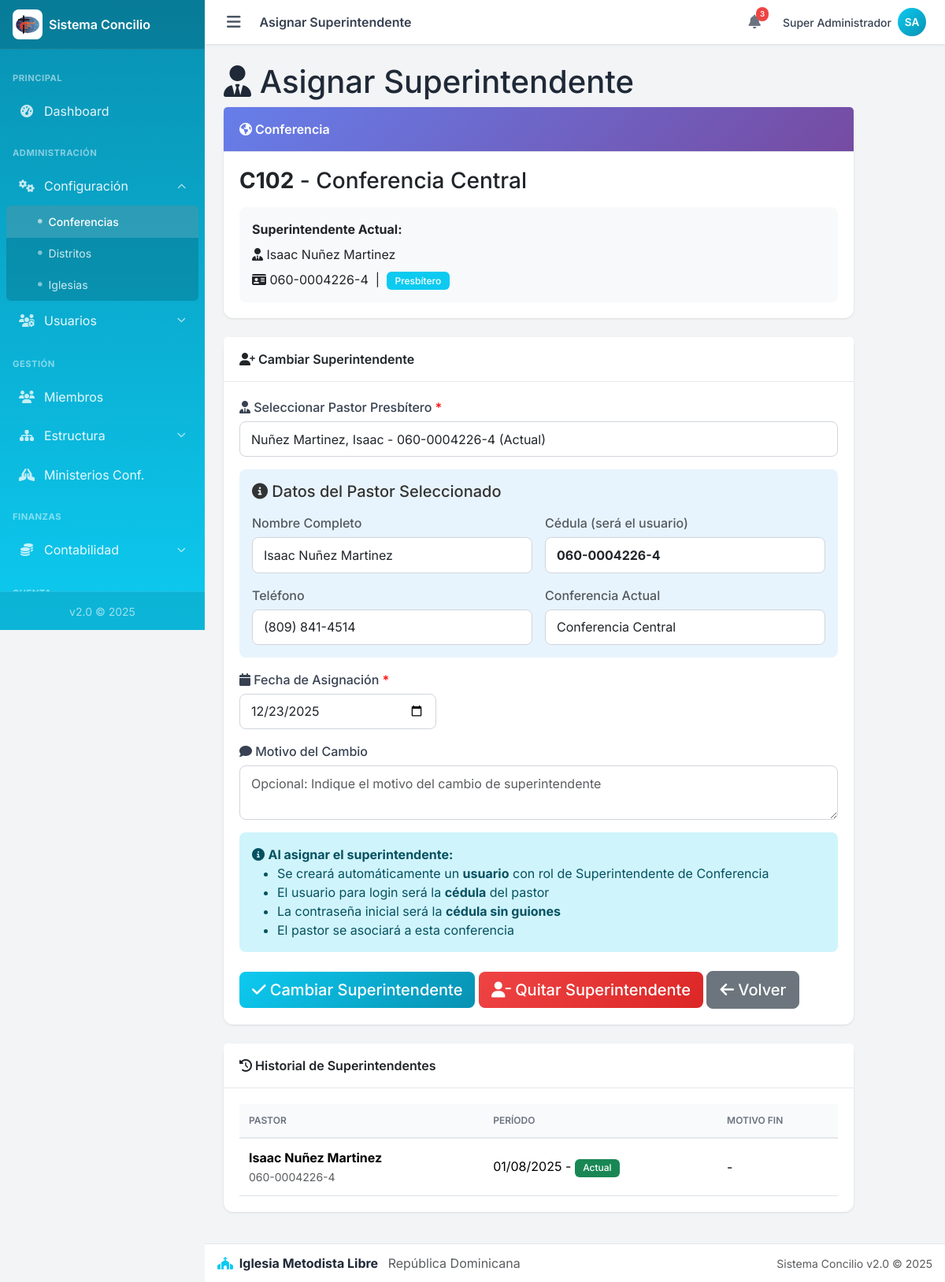
The app's page /admin/conferencias/asignar_superintendente.php?id=2 (signed in) with its own data.
### tables this page shows
CREATE TABLE `conferencias` (
  `id` int(11) NOT NULL,
  `superintendente_id` int(11) DEFAULT NULL,
  `codigo` varchar(20) NOT NULL,
  `nombre` varchar(150) NOT NULL,
  `superintendente_nombre` varchar(150) DEFAULT NULL,
  `telefono` varchar(30) DEFAULT NULL,
  `correo` varchar(150) DEFAULT NULL,
  `activo` tinyint(1) NOT NULL DEFAULT 1,
  `creado_en` timestamp NOT NULL DEFAULT current_timestamp()
);

CREATE TABLE `pastores` (
  `id` int(11) NOT NULL,
  `nombre` varchar(100) NOT NULL,
  `apellido` varchar(100) NOT NULL,
  `tipo_documento` enum('Cédula','Pasaporte') NOT NULL DEFAULT 'Cédula',
  `cedula` varchar(20) NOT NULL,
  `pasaporte` varchar(30) DEFAULT NULL,
  `telefono` varchar(20) NOT NULL,
  `fecha_nacimiento` date NOT NULL,
  `edad` int(3) DEFAULT NULL COMMENT 'Calculado automáticamente',
  `nacionalidad_id` int(11) DEFAULT NULL,
  `estado_civil` enum('Soltero','Casado','Divorciado','Viudo') DEFAULT 'Soltero',
  `sexo` enum('M','F') NOT NULL DEFAULT 'M',
  `foto` varchar(255) DEFAULT NULL,
  `nivel_estudio_id` int(11) DEFAULT NULL,
  `carrera_id` int(11) DEFAULT NULL,
  `fecha_ingreso_ministerio` date NOT NULL,
  `anos_servicio` int(3) DEFAULT NULL COMMENT 'Calculado automáticamente',
  `orden_ministerial` enum('Candidato Ministerial','Diácono','Presbítero') DEFAULT 'Candidato Ministerial',
  `formacion_continuada` text DEFAULT NULL COMMENT 'Maestría, Doctorado, Diplomados, Especialidades',
  `conferencia_id` int(11) DEFAULT NULL,
  `activo` tinyint(1) DEFAULT 1,
  `creado_en` timestamp NOT NULL DEFAULT current_timestamp(),
  `actualizado_en` timestamp NOT NULL DEFAULT current_timestamp() ON UPDATE current_timestamp()
);

CREATE TABLE `conferencia_superintendentes_historial` (
  `id` int(11) NOT NULL,
  `conferencia_id` int(11) NOT NULL,
  `pastor_id` int(11) NOT NULL,
  `fecha_inicio` date NOT NULL,
  `fecha_fin` date DEFAULT NULL,
  `motivo_fin` varchar(255) DEFAULT NULL,
  `observaciones` text DEFAULT NULL,
  `creado_en` timestamp NOT NULL DEFAULT current_timestamp()
);

### admin/conferencias/asignar_superintendente.php (the view, shortened to what this page needs)
<?php
require_once __DIR__ . '/../includes/header.php';
require_once __DIR__ . '/../../config/config.php';
$conferencia_id = filter_input(INPUT_GET, 'id', FILTER_VALIDATE_INT);
$stmt = $conexion->prepare("
    SELECT c.*,
           p.id AS super_id, p.nombre AS super_nombre, p.apellido AS super_apellido,
           p.cedula AS super_cedula, p.orden_ministerial
    FROM conferencias c
    LEFT JOIN pastores p ON c.superintendente_id = p.id
    WHERE c.id = ?
");
$stmt->bind_param("i", $conferencia_id);
$stmt->execute();
$conferencia = $stmt->get_result()->fetch_assoc();
$stmt = $conexion->prepare("
    SELECT p.*,
           CONCAT(p.nombre, ' ', p.apellido) AS nombre_completo,
           c.nombre AS conferencia_actual
    FROM pastores p
    LEFT JOIN conferencias c ON p.conferencia_id = c.id
    WHERE p.orden_ministerial = 'Presbítero'
    AND (
        p.id NOT IN (SELECT superintendente_id FROM conferencias WHERE superintendente_id IS NOT NULL AND id != ?)
        OR p.id = ?
    )
    ORDER BY p.apellido, p.nombre
");
$stmt->bind_param("ii", $conferencia_id, $conferencia['superintendente_id']);
$stmt->execute();
$pastores = $stmt->get_result();
?>
<div class="content-header">
    <h1><i class="fas fa-user-tie"></i> Asignar Superintendente</h1>
</div>
<div class="card" style="margin-bottom: 1.5rem; max-width: 800px;">
    <div class="card-header" style="background: linear-gradient(135deg, #667eea 0%, #764ba2 100%); color: white;">
        <span class="card-title"><i class="fas fa-globe-americas"></i> Conferencia</span>
    </div>
    <div class="card-body">
        <h3 style="margin: 0;">
            <strong><?php echo htmlspecialchars($conferencia['codigo']); ?></strong> -
            <?php echo htmlspecialchars($conferencia['nombre']); ?>
        </h3>
        <?php if ($conferencia['superintendente_id']): ?>
            <div style="margin-top: 1rem; padding: 1rem; background: #f8f9fa; border-radius: 8px;">
                <p style="margin: 0;"><strong>Superintendente Actual:</strong></p>
                <p style="margin: 0.5rem 0;">
                    <i class="fas fa-user-tie"></i>
                    <?php echo htmlspecialchars($conferencia['super_nombre'] . ' ' . $conferencia['super_apellido']); ?>
                </p>
                <p style="margin: 0;">
                    <i class="fas fa-id-card"></i> <?php echo htmlspecialchars($conferencia['super_cedula']); ?>
                    &nbsp;|&nbsp;
                    <span class="badge bg-primary"><?php echo htmlspecialchars($conferencia['orden_ministerial']); ?></span>
                </p>
            </div>
        <?php else: ?>
            <div class="alert alert-warning" style="margin-top: 1rem; margin-bottom: 0;">
                <i class="fas fa-exclamation-triangle"></i> Esta conferencia no tiene superintendente asignado.
            </div>
        <?php endif; ?>
    </div>
</div>
<div class="card" style="max-width: 800px;">
    <div class="card-header">
        <span class="card-title">
            <i class="fas fa-user-plus"></i>
            <?php echo $conferencia['superintendente_id'] ? 'Cambiar Superintendente' : 'Asignar Superintendente'; ?>
        </span>
    </div>
    <div class="card-body">
        <?php if ($pastores->num_rows === 0): ?>
            <div class="alert alert-warning">
                <i class="fas fa-exclamation-triangle"></i>
                <strong>No hay pastores disponibles.</strong><br>
                Solo los pastores con orden ministerial <strong>Presbítero</strong> pueden ser superintendentes.
                <br><br>
                <a href="../pastores/crear.php" class="btn btn-primary">
                    <i class="fas fa-user-plus"></i> Registrar Nuevo Pastor
                </a>
            </div>
        <?php else: ?>
        <form method="post" action="guardar_superintendente.php" id="formSuperintendente">
            <div class="mb-3">
                <label class="form-label">
                    <i class="fas fa-user-tie"></i> Seleccionar Pastor Presbítero <span style="color:red;">*</span>
                </label>
                <select name="pastor_id" id="pastor_id" class="form-control" required>
                    <?php while ($p = $pastores->fetch_assoc()): ?>
                        <option value="<?php echo $p['id']; ?>"
                                data-nombre="<?php echo htmlspecialchars($p['nombre']); ?>"
                                data-apellido="<?php echo htmlspecialchars($p['apellido']); ?>"
                                data-cedula="<?php echo htmlspecialchars($p['cedula']); ?>"
                                data-telefono="<?php echo htmlspecialchars($p['telefono'] ?? ''); ?>"
                                data-conferencia="<?php echo htmlspecialchars($p['conferencia_actual'] ?? 'Sin conferencia'); ?>"
                                <?php echo ($conferencia['superintendente_id'] == $p['id']) ? 'selected' : ''; ?>>
                            <?php echo htmlspecialchars($p['apellido'] . ', ' . $p['nombre'] . ' - ' . $p['cedula']); ?>
                            <?php if ($conferencia['superintendente_id'] == $p['id']): ?> (Actual)<?php endif; ?>
                        </option>
                    <?php endwhile; ?>
                </select>
            </div>
            <div id="datos_pastor" style="display: none; background: #e8f4fd; padding: 1rem; border-radius: 8px; margin-bottom: 1rem;">
                <h5 style="margin-bottom: 1rem; color: #333;">
                    <i class="fas fa-info-circle"></i> Datos del Pastor Seleccionado
                </h5>
                <div style="display: grid; grid-template-columns: repeat(2, 1fr); gap: 1rem;">
                    <div>
                        <label class="form-label text-muted">Nombre Completo</label>
                        <input type="text" id="show_nombre" class="form-control" readonly style="background: white;">
                    </div>
                    <div>
                        <label class="form-label text-muted">Cédula (será el usuario)</label>
                        <input type="text" id="show_cedula" class="form-control" readonly style="background: white; font-weight: bold;">
                    </div>
                    <div>
                        <label class="form-label text-muted">Teléfono</label>
                        <input type="text" id="show_telefono" class="form-control" readonly style="background: white;">
                    </div>
                    <div>
                        <label class="form-label text-muted">Conferencia Actual</label>
                        <input type="text" id="show_conferencia" class="form-control" readonly style="background: white;">
                    </div>
                </div>
            </div>
            <div class="mb-3">
                <label class="form-label">
                    <i class="fas fa-calendar"></i> Fecha de Asignación <span style="color:red;">*</span>
                </label>
                <input type="date" name="fecha_asignacion" class="form-control"
                       required value="<?php echo date('Y-m-d'); ?>" style="max-width: 250px;">
            </div>
            <?php if ($conferencia['superintendente_id']): ?>
            <div class="mb-3">
                <label class="form-label">
                    <i class="fas fa-comment"></i> Motivo del Cambio
                </label>
                <textarea name="motivo_cambio" class="form-control" rows="2"
                          placeholder="Opcional: Indique el motivo del cambio de superintendente"></textarea>
            </div>
            <?php endif; ?>
            <div class="alert alert-info">
                <i class="fas fa-info-circle"></i>
                <strong>Al asignar el superintendente:</strong>
                <ul style="margin-bottom: 0;">
                    <li>Se creará automáticamente un <strong>usuario</strong> con rol de Superintendente de Conferencia</li>
                    <li>El usuario para login será la <strong>cédula</strong> del pastor</li>
                    <li>La contraseña inicial será la <strong>cédula sin guiones</strong></li>
                    <li>El pastor se asociará a esta conferencia</li>
                </ul>
            </div>
            <div style="margin-top: 1.5rem;">
                <button type="submit" class="btn btn-primary btn-lg">
                    <i class="fas fa-check"></i>
                    <?php echo $conferencia['superintendente_id'] ? 'Cambiar Superintendente' : 'Asignar Superintendente'; ?>
                </button>
                <?php if ($conferencia['superintendente_id']): ?>
                <a href="quitar_superintendente.php?id=<?php echo $conferencia_id; ?>"
                   class="btn btn-danger btn-lg"
                   onclick="return confirm('¿Está seguro de quitar al superintendente actual?');">
                    <i class="fas fa-user-minus"></i> Quitar Superintendente
                </a>
                <?php endif; ?>
                <a href="index.php" class="btn btn-secondary btn-lg">
                    <i class="fas fa-arrow-left"></i> Volver
                </a>
            </div>
        </form>
        <?php endif; ?>
    </div>
</div>
<?php
$stmt = $conexion->prepare("
    SELECT h.*, p.nombre, p.apellido, p.cedula
    FROM conferencia_superintendentes_historial h
    INNER JOIN pastores p ON h.pastor_id = p.id
    WHERE h.conferencia_id = ?
    ORDER BY h.fecha_inicio DESC
    LIMIT 10
");
$stmt->bind_param("i", $conferencia_id);
$stmt->execute();
$historial = $stmt->get_result();
if ($historial->num_rows > 0):
?>
<div class="card" style="max-width: 800px; margin-top: 1.5rem;">
    <div class="card-header">
        <span class="card-title"><i class="fas fa-history"></i> Historial de Superintendentes</span>
    </div>
    <div class="card-body">
        <table class="table">
            <thead>
                <tr>
                    <th>Pastor</th>
                    <th>Período</th>
                    <th>Motivo Fin</th>
                </tr>
            </thead>
            <tbody>
                <?php while ($h = $historial->fetch_assoc()): ?>
                    <tr>
                        <td>
                            <strong><?php echo htmlspecialchars($h['nombre'] . ' ' . $h['apellido']); ?></strong>
                            <br><small class="text-muted"><?php echo htmlspecialchars($h['cedula']); ?></small>
                        </td>
                        <td>
                            <?php echo date('d/m/Y', strtotime($h['fecha_inicio'])); ?>
                            <?php if ($h['fecha_fin']): ?>
                                - <?php echo date('d/m/Y', strtotime($h['fecha_fin'])); ?>
                            <?php else: ?>
                                - <span class="badge bg-success">Actual</span>
                            <?php endif; ?>
                        </td>
                        <td><?php echo htmlspecialchars($h['motivo_fin'] ?? '-'); ?></td>
                    </tr>
                <?php endwhile; ?>
            </tbody>
        </table>
    </div>
</div>
<?php endif; ?>
<?php require_once __DIR__ . '/../includes/footer.php'; ?>

### css/custom.css (style rules this page uses)
:root { --primary: #0dcaf0; --primary-dark: #0891b2; --primary-light: #67e8f9; --primary-darker: #0e7490; --success: #10b981; --warning: #f59e0b; --danger: #ef4444; --info: #3b82f6; --gray-50: #f9fafb; --gray-100: #f3f4f6; --gray-200: #e5e7eb; --gray-300: #d1d5db; --gray-400: #9ca3af; --gray-500: #6b7280; --gray-600: #4b5563; --gray-700: #374151; --gray-800: #1f2937; --gray-900: #111827; --sidebar-width: 260px; --navbar-height: 56px; --footer-height: 50px; --shadow-sm: 0 1px 2px rgba(0, 0, 0, 0.05); --shadow: 0 1px 3px rgba(0, 0, 0, 0.1); --shadow-md: 0 4px 6px rgba(0, 0, 0, 0.1); --shadow-lg: 0 10px 15px rgba(0, 0, 0, 0.1); --font-family: 'Inter', -apple-system, BlinkMacSystemFont, sans-serif; }
* { box-sizing: border-box; }
html { scroll-behavior: smooth; -webkit-tap-highlight-color: transparent; }
body { font-family: var(--font-family); background: var(--gray-100); color: var(--gray-800); margin: 0; padding: 0; min-height: 100vh; }
.card { border: none; border-radius: 0.75rem; box-shadow: var(--shadow); background: #fff; margin-bottom: 1rem; }
.card-header { background: #fff; border-bottom: 1px solid var(--gray-200); padding: 1rem 1.25rem; font-weight: 600; border-radius: 0.75rem 0.75rem 0 0; }
.card-title { margin: 0; font-size: 1rem; font-weight: 600; }
.card-body { padding: 1.25rem; }
.table { margin-bottom: 0; }
.table thead th { background: var(--gray-50); border-bottom: 2px solid var(--gray-200); font-weight: 600; font-size: 0.75rem; text-transform: uppercase; color: var(--gray-500); padding: 0.75rem; }
.table td { padding: 0.75rem; vertical-align: middle; }
.btn { font-weight: 500; border-radius: 0.5rem; transition: all 0.2s ease; }
.btn-primary { background: linear-gradient(135deg, var(--primary) 0%, var(--primary-dark) 100%); border: none; }
.btn-danger { background: linear-gradient(135deg, var(--danger) 0%, #dc2626 100%); border: none; }
.form-control, .form-select { border-radius: 0.5rem; border-color: var(--gray-300); padding: 0.6rem 0.875rem; }
.form-label { font-weight: 500; color: var(--gray-700); margin-bottom: 0.375rem; }
.badge { font-weight: 500; padding: 0.35rem 0.65rem; border-radius: 0.375rem; }
.alert { border: none; border-radius: 0.5rem; }
.bg-primary { background-color: var(--primary) !important; }
body { overscroll-behavior-y: contain; }
.btn, .nav-link, .card[class*="bg-"] a { -webkit-user-select: none; user-select: none; -webkit-tap-highlight-color: transparent; }

### records on screen
conferencias: codigo "C102", nombre "Conferencia Central", superintendente.apellido "Isaac Nuñez Martinez", superintendente.cedula "060-0004226-4", superintendente.orden_ministerial "Presbítero", pastor_id "Nuñez Martinez, Isaac - 060-0004226-4 (Actual)"
conferencia_superintendentes_historial: pastor.apellido "Isaac Nuñez Martinez", pastor.cedula "060-0004226-4", fecha_inicio "01/08/2025", shows "Actual", motivo_fin "-"

### other values on screen
$titulo_pagina "Asignar Superintendente"
$USUARIO_NOMBRE "Super Administrador"
$iniciales "SA"
